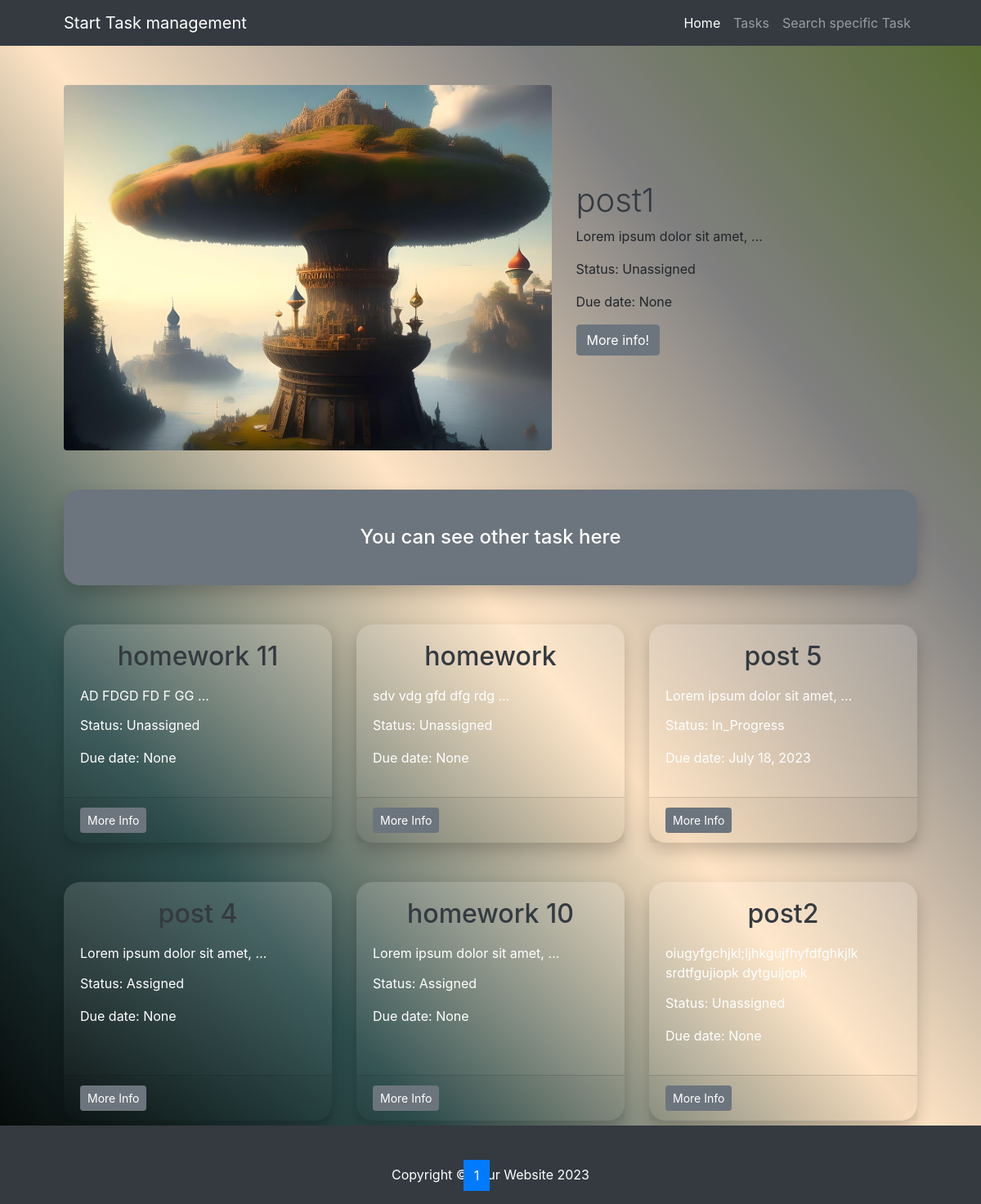
/, run on an earlier commit of the app's database.
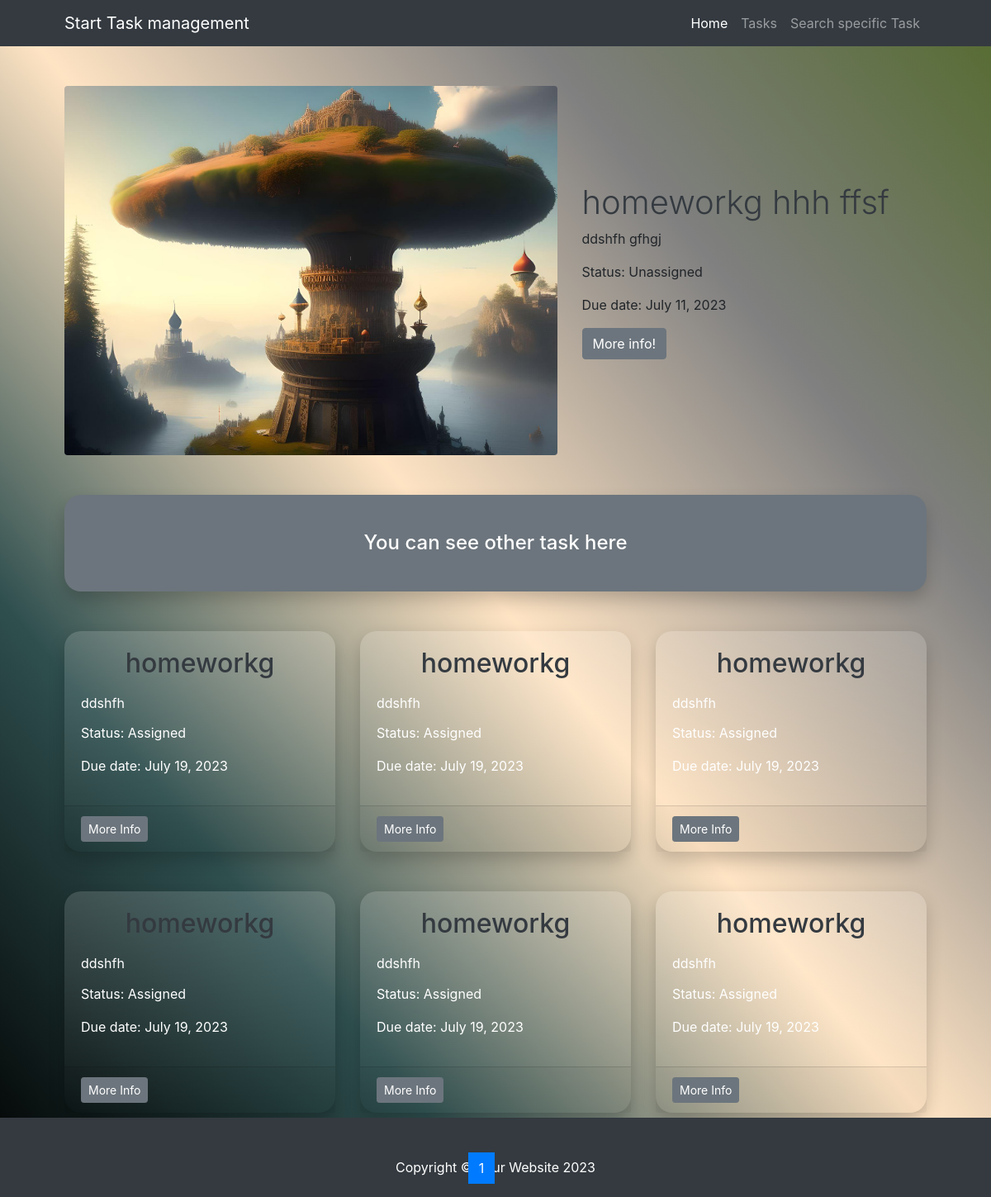
And on a later commit of the database.
### task/models.py (models this page shows, shortened)
class Task(models.Model):
    STATUS_UNASSIGNED = 'U'
    STATUS_ASSIGNED = 'A'
    STATUS_IN_PROGRESS = 'I'
    STATUS_COMPLETE = 'C'
    STATUS_CHOICES = [
        (STATUS_UNASSIGNED, 'Unassigned'),
        (STATUS_ASSIGNED, 'Assigned'),
        (STATUS_IN_PROGRESS, 'In_Progress'),
        (STATUS_COMPLETE, 'Completed'),
    ]
    title = models.CharField(max_length=50)
    description = models.TextField()
    due_date = models.DateField()
    status = models.CharField(
        max_length=1, choices=STATUS_CHOICES, default=STATUS_UNASSIGNED)
    category = models.ForeignKey(Category, on_delete=models.PROTECT)
    tag = models.ManyToManyField(Tag)

### task/views.py (the view)
# urls.py: path('', views.home_view, name='home_page'),
def home_view(request):
    tasks = Task.objects.all().order_by('due_date')
    first_task = tasks[0]
    paginator = Paginator(tasks[1:], 6)
    page_number = request.GET.get('page', 1)
    tasks = paginator.get_page(page_number)
    context = {'tasks': tasks, 'first_task': first_task}
    return render(request, 'task/home.html', context)

### templates/task/home.html (shortened to what this page needs)
{% extends 'base.html' %}
{% load static %}
{% block content %}
    <div class="container px-4 px-lg-5">
        <div class="row gx-4 gx-lg-5 align-items-center my-5">
            <div class="col-lg-7"><img class="img-fluid rounded mb-4 mb-lg-0" src="{% static 'image/realm.jpg' %}"
                                       alt="..."></div>
            <div class="col-lg-5 ">
                <h1 class="font-weight-light"><a class="text-decoration-none text-dark"
                                                 href='{% url 'task_detail' first_task.id %}'>{{ first_task.title }}</a>
                </h1>
                <p>{{ first_task.description | truncatewords:5 }}</p>
                <p class="card-small">Status: {{ first_task.get_status_display }}</p>
                <p class="card-small">Due date: {{ first_task.due_date }}</p>
                <a class="btn btn-secondary" href="{% url 'task_detail' first_task.id %}">More info!</a>
            </div>
        </div>
        <div class="card text-white bg-secondary my-5 py-4 text-center">
            <div class="card-body"><h4 class="text-white m-0">You can see other task here</h4></div>
        </div>
        <div class="row gx-4 gx-lg-5 text-white">
            {% for task in tasks %}
                <div class="col-lg-4 lg-sm-6 mb-5">
                    <div class="card h-100 bg-gradient"
                         style="background: linear-gradient(to right top, black, gray,slategrey, bisque)">
                        <div class="card-body">
                            <h2 class="card-title"><a class="text-decoration-none text-dark"
                                                      href='{% url 'task_detail' task.id %}'>{{ task.title }}</a></h2>
                            <p class="card-text">{{ task.description | truncatewords:5 }}</p>
                            <p class="card-small">Status: {{ task.get_status_display }}</p>
                            <p class="card-small">Due date: {{ task.due_date }}</p>
                        </div>
                        <div class="card-footer"><a class="btn btn-secondary btn-sm"
                                                    href="{% url 'task_detail' task.id %}">More Info</a></div>
                    </div>
                </div>
            {% endfor %}
        </div>
        <div class="d-flex justify-content-center">
            {% if tasks.has_other_pages %}
                <ul class="pagination">
                    {% if tasks.has_previous %}
                        <li class="page-item">
                            <a class="page-link" href="?page={{ tasks.previous_page_number }}">prev</a>
                        </li>
                    {% else %}
                        <li class="page-item disabled">
                            <span class="page-link">prev</span>
                        </li>
                    {% endif %}
                    {% for page in tasks.paginator.page_range %}
                        {% if tasks.number == page %}
                            <li class="page-item active">
                                <span class="page-link">{{ page }}</span>
                            </li>
                        {% else %}
                            <li class="page-item">
                                <a class="page-link" href="?page={{ page }}">{{ page }}</a>
                            </li>
                        {% endif %}
                    {% endfor %}
                    {% if tasks.has_next %}
                        <li class="page-item">
                            <a class="page-link" href="?page={{ tasks.next_page_number }}">next</a>
                        </li>
                    {% else %}
                        <li class="page-item disabled">
                            <span class="page-link">next</span>
                        </li>
                    {% endif %}
                </ul>
            {% endif %}
        </div>
    </div>
{% endblock %}

### templates/base.html (shortened to what this page needs)
<html>
<head>
    <link href="https://cdn.jsdelivr.net/npm/bootstrap@5.2.3/dist/css/bootstrap.min.css" rel="stylesheet"
>
    <link rel="stylesheet" href="https://cdn.jsdelivr.net/npm/bootstrap-icons@1.3.0/font/bootstrap-icons.css">
    <link rel="stylesheet" href="https://cdnjs.cloudflare.com/ajax/libs/twitter-bootstrap/4.3.1/css/bootstrap.min.css">
</head>
<body class="clor">
<nav class="navbar navbar-expand-lg navbar-dark bg-dark">
    <div class="container px-5">
        <a class="navbar-brand" href="">Start Task management</a>
        <div class="collapse navbar-collapse" id="navbarSupportedContent">
            <ul class="navbar-nav ms-auto mb-2 mb-lg-0">
                <li class="nav-item"><a class="nav-link active" aria-current="page"
                                        href="{% url 'home_page' %}">Home</a></li>
                <li class="nav-item"><a class="nav-link" href="{% url 'task_list' %}">Tasks</a></li>
                <li class="nav-item"><a class="nav-link" href="{% url 'search' %}">Search specific Task</a></li>
            </ul>
        </div>
    </div>
</nav>
<div id="flex-container">
    {% block content %}
    {% endblock %}
</div>
<footer id="footer" class="py-5 bg-dark">
    <div class="container px-4 px-lg-5"><p class="m-0 text-center text-white">Copyright &copy; Your Website 2023</p>
    </div>
</footer>
</body>
</html>

### templates/base.html (style rules this page uses)
.clor { background: linear-gradient(to right top, black, darkslategray, bisque, gray, darkolivegreen); }
#flex-container { display: flex; flex-direction: column; min-height: 100vh; min-height: 100svh; }
#footer { position:absolute; bottom:0; width:100%; height:60px; background:#6cf; }

### templates/task/home.html (style rules this page uses)
.card { border-radius: 20px; border: none; box-shadow: 0px 10px 20px rgba(0, 0, 0, 0.2); }
.card-title { margin-bottom: 1rem; text-align: center; }
.card-text { margin-bottom: .8rem; }

What changed in the data, as far as the page shows it:
no longer on this page (row edited): Task: title "post 5", description "Lorem ipsum dolor sit amet, …", status "In_Progress", due_date "July 18, 2023"
removed Task: title "post2", description "oiugyfgchjkl;ljhkgujfhyfdfghkjlk srdtfgujiopk dytguijopk", status "Unassigned", due_date "None"
changed Task "Unassigned": title "post1" → "homeworkg hhh ffsf"; description "Lorem ipsum dolor sit amet, …" → "ddshfh gfhgj"; due_date "None" → "July 11, 2023"
added Task: title "homeworkg", description "ddshfh", status "Assigned", due_date "July 19, 2023"
now on this page (row edited): Task: title "homeworkg", description "ddshfh", status "Assigned", due_date "July 19, 2023"
changed Task (number 4 of 7 on the later page): title "homework" → "homeworkg"; description "sdv vdg gfd dfg rdg …" → "ddshfh"; status "Unassigned" → "Assigned"; due_date "None" → "July 19, 2023"; moves up the list
changed Task (number 5 of 7 on the later page): title "homework 11" → "homeworkg"; description "AD FDGD FD F GG …" → "ddshfh"; status "Unassigned" → "Assigned"; due_date "None" → "July 19, 2023"
changed Task (number 6 of 7 on the later page): title "homework 10" → "homeworkg"; description "Lorem ipsum dolor sit amet, …" → "ddshfh"; due_date "None" → "July 19, 2023"; moves up the list
changed Task (number 7 of 7 on the later page): title "post 4" → "homeworkg"; description "Lorem ipsum dolor sit amet, …" → "ddshfh"; due_date "None" → "July 19, 2023"
